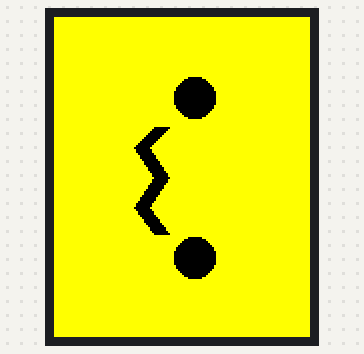
Bench run of a sketch on a simulated Arduino Uno, built with avr-gcc and run on an emulated ATmega328P. Shown: 160×128 colour display.

Above: at 0.2 s.
At 5.3 s:
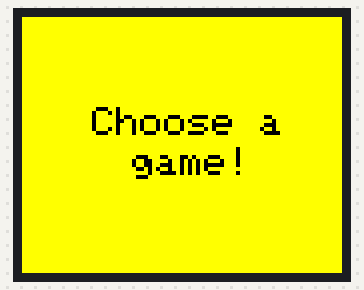
At 15.3 s:
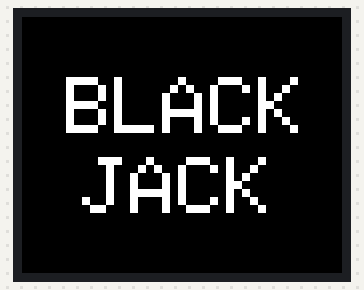

The sketch:

oled.ino
```cpp
#include <Adafruit_GFX.h>
#include <Adafruit_ST7735.h>
#include <SPI.h>
#include <Wire.h>
#include <Fonts/FreeSans9pt7b.h>

#define TFT_CS    9
#define TFT_RES   7
#define TFT_DC    8

#define TFT_SCK 13
#define TFT_SDA 11

#define BLACK 0x0000
#define NAVY 0x000F
#define DARKGREEN 0x03E0
#define DARKCYAN 0x03EF
#define MAROON 0x7800
#define PURPLE 0x780F
#define OLIVE 0x7BE0
#define LIGHTGREY 0xC618
#define DARKGREY 0x7BEF
#define BLUE 0x001F
#define GREEN 0x07E0
#define CYAN 0x07FF
#define RED 0xF800
#define MAGENTA 0xF81F
#define YELLOW 0xFFE0
#define WHITE 0xFFFF
#define ORANGE 0xFD20
#define GREENYELLOW 0xAFE5
#define PINK 0xF81F

// Adafruit_ST7735 tft = Adafruit_ST7735(TFT_CS,  TFT_DC, TFT_RST);
Adafruit_ST7735 tft = Adafruit_ST7735(TFT_CS, TFT_DC, TFT_SDA, TFT_SCK, TFT_RES);

int gameType = 3;

void setup(void) {

  tft.initR(INITR_BLACKTAB);
  tft.fillScreen(YELLOW);
  tft.fillCircle(70, 120, 10, BLACK);
  tft.fillCircle(70, 40, 10, BLACK);

  // FACE DESIGN ----------
  for (uint16_t a = 0; a < 8; a++) {
    tft.drawLine(40 + a, 65, 50 + a, 55, BLACK);}
  for (uint16_t a = 0; a < 8; a++) {
    tft.drawLine(40 + a, 65, 50 + a, 80, BLACK);}
  for (uint16_t a = 0; a < 8; a++) {
    tft.drawLine(40 + a, 95, 50 + a, 80, BLACK);}
  for (uint16_t a = 0; a < 8; a++) {
    tft.drawLine(40 + a, 95, 50 + a, 108, BLACK);}

  for (int n = 0; n < 2000; n++) {
   }
}


//UNO DESIGN ------
// tft.setRotation(1);

// tft.fillScreen(RED);
// tft.setCursor(45, 50);
// tft.setTextColor(WHITE);
// tft.setTextSize(4);
// tft.print("UNO");

//POKER DESIGN -------
// tft.setRotation(1);

// tft.fillScreen(GREEN);
// tft.setCursor(22, 48);
// tft.setTextColor(WHITE);
// tft.setTextSize(4);
// tft.print("POKER");

//BLACKJACK DESIGN ------
// tft.setRotation(1);

// tft.fillScreen(BLACK);
// tft.setTextColor(WHITE);
// tft.setCursor(22, 30);
// tft.setTextSize(4);
// tft.println("BLACK");

// tft.setCursor(30, 70);
// tft.println("JACK");


// void shake(){
//   for (int i = 0; i < 480; i++) {
//       tft.vertScroll(0, 480, i);
//       delay(2);
//       if (i > 20) {
//         break;
//       }
//     }
//     for (int i = 0; i < 480; i++) {
//       tft.vertScroll(480, 0, i);
//       delay(2);
//       if (i > 20) {
//         break;
//       }
//     }
// }

void loop() {

delay(5000);
tft.setRotation(1);
tft.fillScreen(YELLOW);

tft.setCursor(35, 45);
tft.setTextColor(BLACK);
tft.setTextSize(2);
tft.print("Choose a");
tft.setCursor(55,65);
tft.print("game!");
delay(5000);

if (gameType == 1) {
  delay(5000);
  tft.setRotation(1);
  tft.fillScreen(RED);
  tft.setCursor(45, 50);
  tft.setTextColor(WHITE);
  tft.setTextSize(4);
  tft.print("UNO");
  delay(5000);

} else if (gameType == 2) {
  delay(5000);
  tft.setRotation(1);
  tft.fillScreen(GREEN);
  tft.setCursor(22, 48);
  tft.setTextColor(WHITE);
  tft.setTextSize(4);
  tft.print("POKER");
  delay(5000);

} else if (gameType == 3) {
  delay(5000);
  tft.setRotation(1);
  tft.fillScreen(BLACK);
  tft.setTextColor(WHITE);
  tft.setCursor(22, 30);
  tft.setTextSize(4);
  tft.println("BLACK");
  tft.setCursor(30, 70);
  tft.println("JACK");
  delay(5000);
}
}


//   tft.drawCircle(int16_t x, int16_t y, int16_t r, uint16_t t)
//   tft.fillCircle(x,y,r,t); //fillCircle(int16_t x, int16_t y, int16_t r, uint16_t t)
//   for (int p = 0; p < 4000; p++)
// {  j = 120 * (sin(PI * p / 2000));
//    i = 120 * (cos(PI * p / 2000));
//    j2 = 60 * (sin(PI * p / 2000));
//    i2 = 60 * (cos(PI * p / 2000));
//   tft.drawLine(i2 + 160, j2 + 160, i + 160, j + 160, col[n]);
// }
```

Measured:
- what the display in image 1 shows lasts 10.0 s, from 5.2 s to 15.2 s
